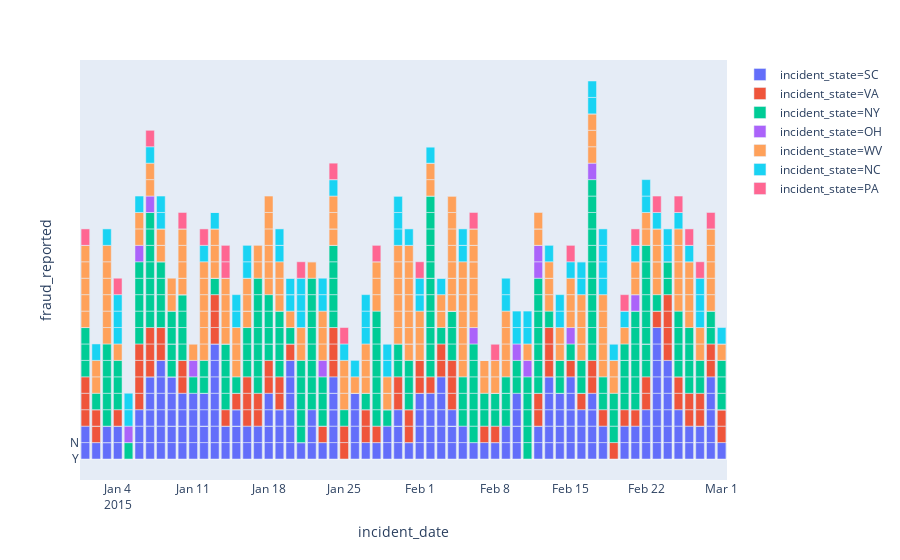

The cell this chart's notebook holds for it:
### Markdown cell above
Most of the incidents happend in New York, South Carolina, and West Virginia claiming > 10M $. Since our target is to identify fraudulant claims, let's see the percentage of fraudulant cases in some of the features.

### Code cell
# breakdown of the incident states as a function of incident dates
fig = px.bar(df, x='incident_date', y='fraud_reported', color='incident_state' )
fig.show()

### Figure 1 — Plotly figure (JSON) as saved in the notebook; plotly's stock layout.template omitted (floating-point values rounded to 4 significant figures; data arrays with more than 128 entries replaced by an {"elided": "..."} marker saying what was removed)
{"data": [{"alignmentgroup": "True", "hoverlabel": {"namelength": 0}, "hovertemplate": "incident_state=SC<br>incident_date=%{x}<br>fraud_reported=%{y}", "legendgroup": "incident_state=SC", "marker": {"color": "#636efa"}, "name": "incident_state=SC", "offsetgroup": "incident_state=SC", "orientation": "v", "showlegend": true, "textposition": "auto", "type": "bar", "x": {"elided": "248 str values"}, "xaxis": "x", "y": {"elided": "248 str values"}, "yaxis": "y"}, {"alignmentgroup": "True", "hoverlabel": {"namelength": 0}, "hovertemplate": "incident_state=VA<br>incident_date=%{x}<br>fraud_reported=%{y}", "legendgroup": "incident_state=VA", "marker": {"color": "#EF553B"}, "name": "incident_state=VA", "offsetgroup": "incident_state=VA", "orientation": "v", "showlegend": true, "textposition": "auto", "type": "bar", "x": ["2015-01-21", "2015-02-27", "2015-02-22", "2015-02-24", "2015-01-07", "2015-02-27", "2015-02-22", "2015-01-06", "2015-01-20", "2015-03-01", "2015-01-19", "2015-01-08", "2015-01-14", "2015-01-13", "2015-03-01", "2015-02-24", "2015-01-31", "2015-01-01", "2015-02-21", "2015-01-25", "2015-02-18", "2015-01-17", "2015-02-16", "2015-01-02", "2015-02-12", "2015-02-25", "2015-01-17", "2015-02-01", "2015-01-27", "2015-02-17", "2015-02-01", "2015-01-18", "2015-02-08", "2015-02-04", "2015-03-01", "2015-01-09", "2015-02-23", "2015-01-14", "2015-01-30", "2015-02-03", "2015-02-28", "2015-01-31", "2015-01-31", "2015-02-28", "2015-01-02", "2015-02-08", "2015-01-18", "2015-02-24", "2015-01-01", "2015-01-20", "2015-01-07", "2015-01-06", "2015-01-05", "2015-02-20", "2015-01-13", "2015-02-14", "2015-02-12", "2015-01-25", "2015-02-21", "2015-01-06", "2015-01-21", "2015-01-07", "2015-01-13", "2015-02-15", "2015-02-11", "2015-01-12", "2015-01-06", "2015-01-03", "2015-01-10", "2015-02-13", "2015-02-26", "2015-02-02", "2015-02-24", "2015-01-04", "2015-03-01", "2015-02-13", "2015-02-01", "2015-01-08", "2015-02-25", "2015-01-13", "2015-02-04", "2015-01-07", "2015-01-01", "2015-01-16", "2015-01-19", "2015-02-01", "2015-01-26", "2015-01-15", "2015-01-16", "2015-01-28", "2015-01-16", "2015-02-26", "2015-01-24", "2015-01-23", "2015-01-21", "2015-01-08", "2015-02-19", "2015-02-07", "2015-01-24", "2015-02-15", "2015-01-24", "2015-01-15", "2015-02-03", "2015-02-17", "2015-01-30", "2015-02-04", "2015-01-02", "2015-01-27", "2015-02-13", "2015-01-10"], "xaxis": "x", "y": ["Y", "N", "N", "N", "Y", "N", "N", "N", "Y", "N", "N", "N", "Y", "Y", "N", "N", "Y", "N", "N", "N", "N", "N", "N", "N", "N", "N", "N", "Y", "N", "N", "N", "N", "Y", "N", "Y", "Y", "N", "N", "N", "N", "N", "N", "N", "N", "Y", "N", "N", "N", "N", "N", "N", "N", "Y", "N", "N", "Y", "N", "N", "Y", "N", "Y", "N", "N", "N", "Y", "Y", "N", "Y", "N", "N", "N", "N", "N", "N", "Y", "N", "Y", "N", "N", "N", "N", "N", "N", "N", "N", "N", "Y", "Y", "N", "N", "N", "N", "N", "N", "Y", "Y", "N", "N", "N", "Y", "N", "N", "N", "N", "N", "N", "N", "N", "N", "N"], "yaxis": "y"}, {"alignmentgroup": "True", "hoverlabel": {"namelength": 0}, "hovertemplate": "incident_state=NY<br>incident_date=%{x}<br>fraud_reported=%{y}", "legendgroup": "incident_state=NY", "marker": {"color": "#00cc96"}, "name": "incident_state=NY", "offsetgroup": "incident_state=NY", "orientation": "v", "showlegend": true, "textposition": "auto", "type": "bar", "x": {"elided": "262 str values"}, "xaxis": "x", "y": {"elided": "262 str values"}, "yaxis": "y"}, {"alignmentgroup": "True", "hoverlabel": {"namelength": 0}, "hovertemplate": "incident_state=OH<br>incident_date=%{x}<br>fraud_reported=%{y}", "legendgroup": "incident_state=OH", "marker": {"color": "#ab63fa"}, "name": "incident_state=OH", "offsetgroup": "incident_state=OH", "orientation": "v", "showlegend": true, "textposition": "auto", "type": "bar", "x": ["2015-01-10", "2015-01-09", "2015-02-11", "2015-02-21", "2015-01-07", "2015-01-05", "2015-01-11", "2015-01-26", "2015-02-06", "2015-02-04", "2015-02-14", "2015-01-06", "2015-02-12", "2015-01-14", "2015-02-02", "2015-02-04", "2015-02-10", "2015-02-12", "2015-01-08", "2015-02-12", "2015-02-15", "2015-01-23", "2015-02-17"], "xaxis": "x", "y": ["Y", "Y", "N", "N", "N", "N", "N", "Y", "N", "Y", "Y", "N", "N", "Y", "Y", "Y", "N", "N", "Y", "Y", "N", "N", "N"], "yaxis": "y"}, {"alignmentgroup": "True", "hoverlabel": {"namelength": 0}, "hovertemplate": "incident_state=WV<br>incident_date=%{x}<br>fraud_reported=%{y}", "legendgroup": "incident_state=WV", "marker": {"color": "#FFA15A"}, "name": "incident_state=WV", "offsetgroup": "incident_state=WV", "orientation": "v", "showlegend": true, "textposition": "auto", "type": "bar", "x": {"elided": "217 str values"}, "xaxis": "x", "y": {"elided": "217 str values"}, "yaxis": "y"}, {"alignmentgroup": "True", "hoverlabel": {"namelength": 0}, "hovertemplate": "incident_state=NC<br>incident_date=%{x}<br>fraud_reported=%{y}", "legendgroup": "incident_state=NC", "marker": {"color": "#19d3f3"}, "name": "incident_state=NC", "offsetgroup": "incident_state=NC", "orientation": "v", "showlegend": true, "textposition": "auto", "type": "bar", "x": ["2015-01-05", "2015-01-08", "2015-02-10", "2015-02-18", "2015-01-27", "2015-02-27", "2015-02-11", "2015-02-19", "2015-01-03", "2015-02-09", "2015-01-26", "2015-01-29", "2015-01-06", "2015-01-05", "2015-02-22", "2015-02-01", "2015-02-02", "2015-02-01", "2015-02-27", "2015-02-24", "2015-02-16", "2015-02-05", "2015-02-03", "2015-01-21", "2015-02-06", "2015-02-10", "2015-02-20", "2015-02-07", "2015-01-25", "2015-01-29", "2015-01-28", "2015-01-16", "2015-01-21", "2015-02-24", "2015-02-03", "2015-02-26", "2015-02-01", "2015-01-30", "2015-02-28", "2015-02-02", "2015-01-19", "2015-01-02", "2015-02-01", "2015-02-25", "2015-01-19", "2015-02-25", "2015-02-09", "2015-02-05", "2015-02-18", "2015-01-15", "2015-01-01", "2015-01-07", "2015-02-14", "2015-02-05", "2015-01-01", "2015-01-30", "2015-01-21", "2015-01-08", "2015-02-18", "2015-02-17", "2015-01-16", "2015-02-16", "2015-02-13", "2015-01-04", "2015-02-21", "2015-01-20", "2015-01-24", "2015-02-14", "2015-01-13", "2015-01-24", "2015-02-21", "2015-01-08", "2015-01-15", "2015-01-21", "2015-02-16", "2015-02-19", "2015-01-20", "2015-01-11", "2015-01-27", "2015-01-20", "2015-02-26", "2015-02-08", "2015-03-01", "2015-02-11", "2015-01-30", "2015-01-04", "2015-01-04", "2015-01-14", "2015-01-23", "2015-01-10", "2015-01-20", "2015-02-17", "2015-01-31", "2015-02-24", "2015-01-19", "2015-02-18", "2015-02-27", "2015-01-13", "2015-02-23", "2015-01-06", "2015-01-30", "2015-01-27", "2015-01-31", "2015-01-16", "2015-02-15", "2015-01-12", "2015-01-22", "2015-01-13", "2015-02-22", "2015-01-23"], "xaxis": "x", "y": ["N", "Y", "N", "N", "N", "N", "N", "N", "N", "N", "N", "N", "Y", "N", "N", "N", "Y", "Y", "N", "Y", "N", "N", "N", "Y", "Y", "N", "N", "Y", "N", "N", "Y", "Y", "N", "N", "Y", "Y", "Y", "N", "Y", "N", "N", "N", "N", "N", "Y", "Y", "N", "Y", "N", "N", "Y", "N", "N", "N", "Y", "N", "N", "N", "N", "N", "N", "N", "N", "N", "N", "N", "N", "N", "Y", "Y", "Y", "N", "N", "N", "Y", "Y", "Y", "Y", "N", "N", "N", "Y", "N", "N", "N", "N", "N", "Y", "N", "Y", "Y", "N", "Y", "N", "N", "N", "N", "N", "N", "N", "Y", "N", "N", "N", "N", "N", "Y", "Y", "N", "N"], "yaxis": "y"}, {"alignmentgroup": "True", "hoverlabel": {"namelength": 0}, "hovertemplate": "incident_state=PA<br>incident_date=%{x}<br>fraud_reported=%{y}", "legendgroup": "incident_state=PA", "marker": {"color": "#FF6692"}, "name": "incident_state=PA", "offsetgroup": "incident_state=PA", "orientation": "v", "showlegend": true, "textposition": "auto", "type": "bar", "x": ["2015-01-28", "2015-02-08", "2015-01-07", "2015-02-26", "2015-02-23", "2015-01-21", "2015-02-04", "2015-01-01", "2015-01-29", "2015-01-04", "2015-02-08", "2015-01-24", "2015-02-01", "2015-02-06", "2015-02-26", "2015-02-21", "2015-02-15", "2015-02-25", "2015-02-20", "2015-01-14", "2015-02-02", "2015-02-28", "2015-02-02", "2015-01-12", "2015-02-07", "2015-02-20", "2015-01-25", "2015-01-10", "2015-02-27", "2015-01-14"], "xaxis": "x", "y": ["N", "N", "N", "Y", "N", "N", "Y", "N", "Y", "N", "Y", "N", "N", "N", "N", "N", "N", "N", "Y", "N", "Y", "N", "Y", "N", "Y", "N", "N", "N", "N", "N"], "yaxis": "y"}], "layout": {"barmode": "relative", "legend": {"tracegroupgap": 0}, "margin": {"t": 60}, "xaxis": {"anchor": "y", "domain": [0, 1], "title": {"text": "incident_date"}}, "yaxis": {"anchor": "x", "domain": [0, 1], "title": {"text": "fraud_reported"}}}}
